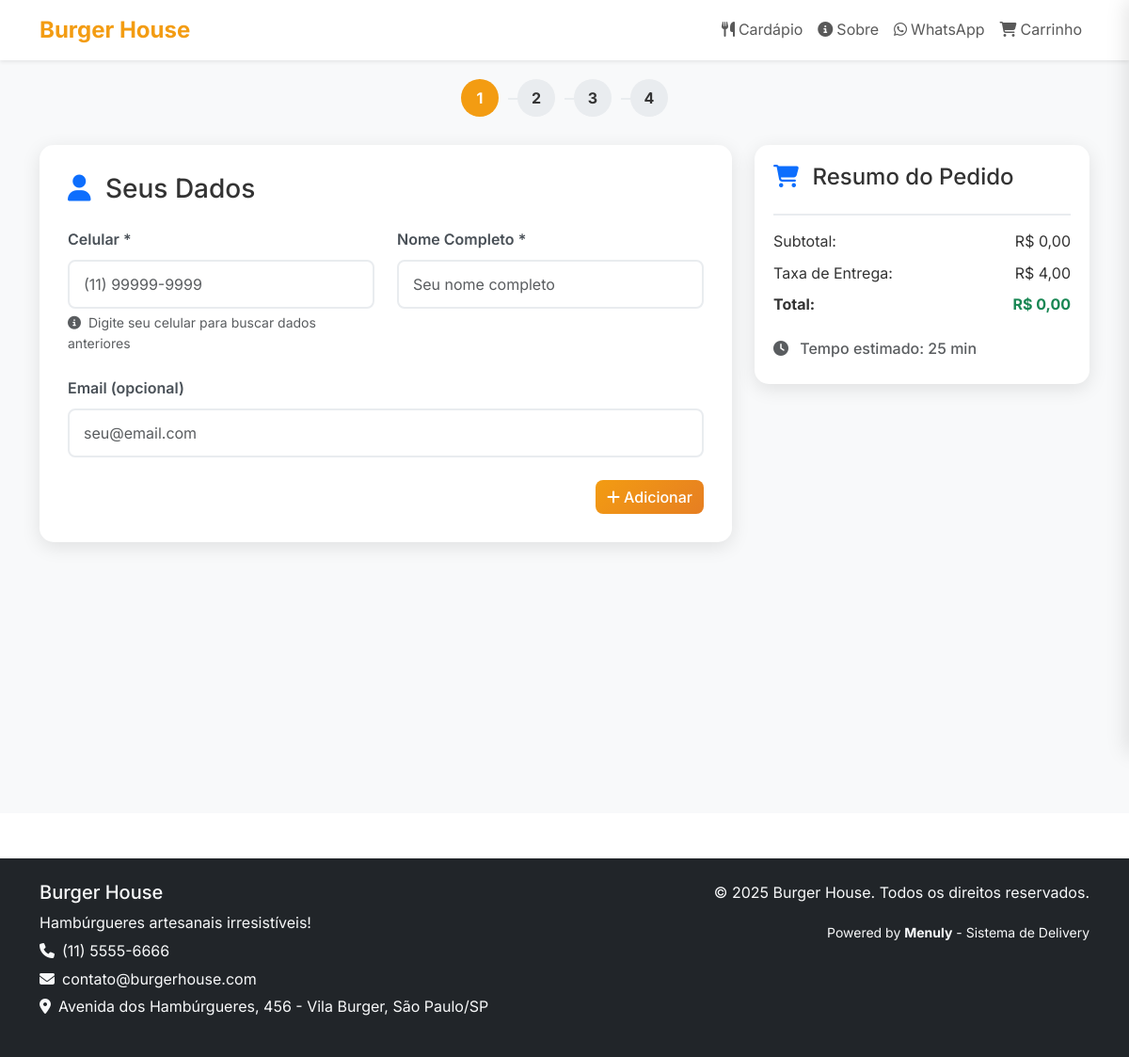
The page /burger-house/checkout/ on the database as committed earlier.
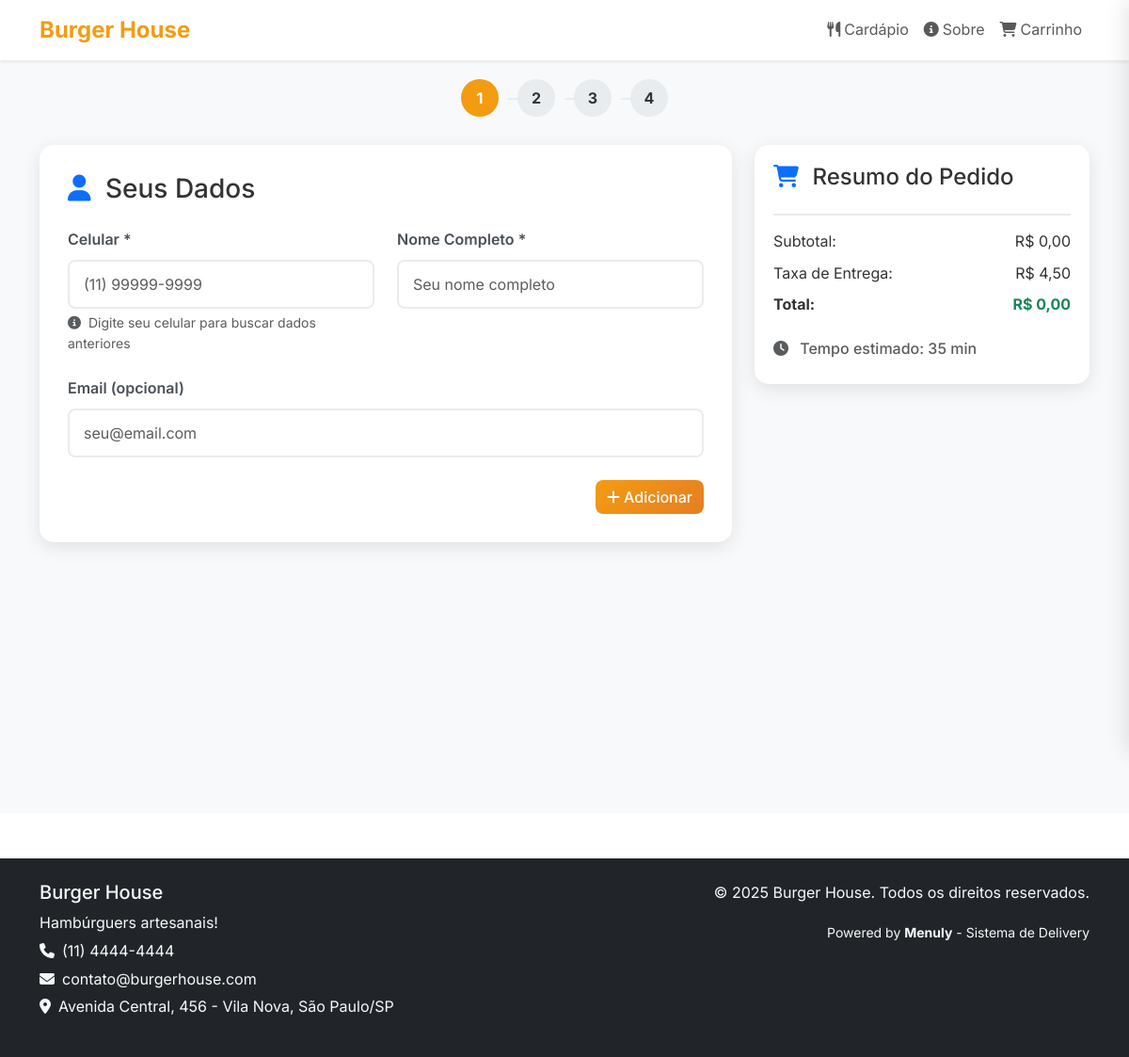
The same page on the database as committed later.
### apps/restaurantes/models.py (models this page shows, shortened)
class Restaurante(models.Model):
    lojista = models.ForeignKey(Lojista, on_delete=models.CASCADE, related_name='restaurantes', verbose_name='Lojista')
    administradores = models.ManyToManyField(
        settings.AUTH_USER_MODEL,
        through='RestauranteAdministrador',
        through_fields=('restaurante', 'usuario'),  # Especifica quais campos usar
        related_name='restaurantes_gerenciados',
        blank=True,
        verbose_name='Administradores'
    )
    nome = models.CharField(max_length=200, verbose_name='Nome do Restaurante')
    slug = models.SlugField(max_length=200, unique=True, verbose_name='URL Personalizada')
    cnpj = models.CharField(max_length=18, blank=True, verbose_name='CNPJ')
    email = models.EmailField(verbose_name='Email')
    telefone = models.CharField(max_length=20, verbose_name='Telefone')
    whatsapp = models.CharField(max_length=20, blank=True, verbose_name='WhatsApp')
    endereco_rua = models.CharField(max_length=200, verbose_name='Rua')
    endereco_numero = models.CharField(max_length=20, verbose_name='Número')
    endereco_complemento = models.CharField(max_length=100, blank=True, verbose_name='Complemento')
    endereco_bairro = models.CharField(max_length=100, verbose_name='Bairro')
    endereco_cidade = models.CharField(max_length=100, verbose_name='Cidade')
    endereco_estado = models.CharField(max_length=2, verbose_name='Estado')
    endereco_cep = models.CharField(max_length=9, verbose_name='CEP')
    cor_primaria = models.CharField(max_length=7, default='#667eea', verbose_name='Cor Primária')
    cor_secundaria = models.CharField(max_length=7, default='#764ba2', verbose_name='Cor Secundária')
    cor_fundo = models.CharField(max_length=7, default='#ffffff', verbose_name='Cor de Fundo')
    cor_texto = models.CharField(max_length=7, default='#333333', verbose_name='Cor do Texto')
    cor_botoes = models.CharField(max_length=7, default='#28a745', verbose_name='Cor dos Botões')
    logo = models.ImageField(upload_to='restaurantes/logos/', blank=True, verbose_name='Logo')
    logo_thumbnail = ImageSpecField(source='logo', processors=[ResizeToFill(200, 200)], format='PNG')
    banner = models.ImageField(upload_to='restaurantes/banners/', blank=True, verbose_name='Banner Principal')
    banner_small = ImageSpecField(source='banner', processors=[ResizeToFill(800, 400)], format='JPEG')
    favicon = models.ImageField(upload_to='restaurantes/favicons/', blank=True, verbose_name='Favicon')
    slogan = models.CharField(max_length=200, blank=True, verbose_name='Slogan')
    mensagem_boas_vindas = models.TextField(blank=True, verbose_name='Mensagem de Boas-vindas')
    sobre_nos = models.TextField(blank=True, verbose_name='Sobre Nós')
    taxa_entrega = models.DecimalField(max_digits=6, decimal_places=2, default=0, verbose_name='Taxa de Entrega')
    tempo_estimado_entrega = models.IntegerField(default=30, verbose_name='Tempo Estimado (min)')
    raio_entrega_km = models.DecimalField(max_digits=5, decimal_places=2, default=5, verbose_name='Raio de Entrega (km)')
    aceita_pedidos = models.BooleanField(default=True, verbose_name='Aceita Pedidos')
    pedido_minimo = models.DecimalField(max_digits=8, decimal_places=2, default=0, verbose_name='Pedido Mínimo')
    funciona_segunda = models.BooleanField(default=True, verbose_name='Funciona Segunda')
    horario_segunda_abertura = models.TimeField(null=True, blank=True, verbose_name='Abertura Segunda')
    horario_segunda_fechamento = models.TimeField(null=True, blank=True, verbose_name='Fechamento Segunda')
    funciona_terca = models.BooleanField(default=True, verbose_name='Funciona Terça')
    horario_terca_abertura = models.TimeField(null=True, blank=True, verbose_name='Abertura Terça')
    horario_terca_fechamento = models.TimeField(null=True, blank=True, verbose_name='Fechamento Terça')
    funciona_quarta = models.BooleanField(default=True, verbose_name='Funciona Quarta')
    horario_quarta_abertura = models.TimeField(null=True, blank=True, verbose_name='Abertura Quarta')
    horario_quarta_fechamento = models.TimeField(null=True, blank=True, verbose_name='Fechamento Quarta')
    funciona_quinta = models.BooleanField(default=True, verbose_name='Funciona Quinta')
    horario_quinta_abertura = models.TimeField(null=True, blank=True, verbose_name='Abertura Quinta')
    horario_quinta_fechamento = models.TimeField(null=True, blank=True, verbose_name='Fechamento Quinta')
    funciona_sexta = models.BooleanField(default=True, verbose_name='Funciona Sexta')
    horario_sexta_abertura = models.TimeField(null=True, blank=True, verbose_name='Abertura Sexta')
    horario_sexta_fechamento = models.TimeField(null=True, blank=True, verbose_name='Fechamento Sexta')
    funciona_sabado = models.BooleanField(default=True, verbose_name='Funciona Sábado')
    horario_sabado_abertura = models.TimeField(null=True, blank=True, verbose_name='Abertura Sábado')
    horario_sabado_fechamento = models.TimeField(null=True, blank=True, verbose_name='Fechamento Sábado')
    funciona_domingo = models.BooleanField(default=False, verbose_name='Funciona Domingo')
    horario_domingo_abertura = models.TimeField(null=True, blank=True, verbose_name='Abertura Domingo')
    horario_domingo_fechamento = models.TimeField(null=True, blank=True, verbose_name='Fechamento Domingo')
    ativo = models.BooleanField(default=True, verbose_name='Ativo')
    aprovado = models.BooleanField(default=False, verbose_name='Aprovado')
    destaque = models.BooleanField(default=False, verbose_name='Em Destaque')
    criado_em = models.DateTimeField(auto_now_add=True, verbose_name='Criado em')
    atualizado_em = models.DateTimeField(auto_now=True, verbose_name='Atualizado em')
    class Meta:
        verbose_name = 'Restaurante'
        verbose_name_plural = 'Restaurantes'
        ordering = ['nome']
    def get_absolute_url(self):
        return f"/{self.slug}/"
    @property
    def endereco_completo(self):
        endereco = f"{self.endereco_rua}, {self.endereco_numero}"
        if self.endereco_complemento:
            endereco += f", {self.endereco_complemento}"
        endereco += f" - {self.endereco_bairro}, {self.endereco_cidade}/{self.endereco_estado}"
        return endereco

### apps/restaurantes/views.py (the view)
# urls.py: path('checkout/', views.checkout, name='checkout'),
def checkout(request, slug=None):
    restaurante = request.restaurante_atual
    if not restaurante:
        return redirect('core:lista_restaurantes')
    if not restaurante.aceita_pedidos:
        messages.error(request, 'Este restaurante não está aceitando pedidos no momento.')
        return redirect('restaurante:menu', slug=slug)
    context = {
        'restaurante': restaurante,
        'page_title': f"Finalizar Pedido - {restaurante.nome}",
        'meta_description': f"Finalize seu pedido no {restaurante.nome}",
    }
    return render(request, 'restaurante/checkout.html', context)

### apps/core/context_processors.py (called while the page is built)
def get_default_theme_vars():
    return {
        '--cor-primaria': '#007bff',
        '--cor-secundaria': '#6c757d',
        '--cor-fundo': '#ffffff',
        '--cor-texto': '#212529',
        '--cor-botao': '#28a745',
        '--fonte-primaria': 'Roboto, sans-serif',
        '--fonte-secundaria': 'Open Sans, sans-serif',
        '--tamanho-fonte-base': '16px',
        '--largura-maxima': '1200px',
        '--espacamento-geral': '15px',
        '--border-radius': '8px',
    }

### apps/core/models.py (called while the page is built)
    def get_css_variables(self):
        return {
            '--cor-primaria': self.cor_primaria,
            '--cor-secundaria': self.cor_secundaria,
            '--cor-fundo': self.cor_fundo,
            '--cor-texto': self.cor_texto,
            '--cor-botao': self.cor_botao,
            '--fonte-primaria': self.fonte_primaria,
            '--fonte-secundaria': self.fonte_secundaria,
            '--tamanho-fonte-base': f'{self.tamanho_fonte_base}px',
            '--largura-maxima': f'{self.largura_maxima}px',
            '--espacamento-geral': f'{self.espacamento_geral}px',
            '--border-radius': f'{self.border_radius}px',
        }

### templates/restaurante/checkout.html (shortened to what the changed rows need)
{% extends 'base.html' %}
{% load static %}
{% block content %}
<div class="checkout-container">
    <div class="container">
        <div class="row">
            <div class="col-lg-4">
                <div class="order-summary">
                    <div class="total-section">
                        <div class="d-flex justify-content-between mb-2">
                            <span>Taxa de Entrega:</span>
                            <span>R$ {{ restaurante.taxa_entrega|floatformat:2 }}</span>
                        </div>
                    </div>
                    <div class="mt-4">
                        <h6 class="text-muted">
                            <i class="fas fa-clock me-2"></i>
                            Tempo estimado: {{ restaurante.tempo_estimado_entrega }} min
                        </h6>
                    </div>
                </div>
            </div>
        </div>
    </div>
</div>
{% endblock %}

### templates/base.html (shortened to what this page needs)
<!DOCTYPE html>
<html lang="pt-BR">
<head>
    <link href="https://cdn.jsdelivr.net/npm/bootstrap@5.3.0/dist/css/bootstrap.min.css" rel="stylesheet">
    <link href="https://cdnjs.cloudflare.com/ajax/libs/font-awesome/6.4.0/css/all.min.css" rel="stylesheet">
</head>
<body>
    <nav class="navbar navbar-expand-lg navbar-light bg-white shadow-sm">
        <div class="container">
            <a class="navbar-brand" href="{% if restaurante %}{{ restaurante.get_absolute_url }}{% else %}{% url 'core:home' %}{% endif %}">
                <span style="color: var(--cor-principal);">
                    {% if restaurante %}{{ restaurante.nome }}{% else %}{{ SITE_NAME }}{% endif %}
                </span>
            </a>
            <div class="collapse navbar-collapse" id="navbarNav">
                <ul class="navbar-nav ms-auto">
                    {% if restaurante %}
                        <li class="nav-item">
                            <a class="nav-link" href="{{ restaurante.get_absolute_url }}">
                                <i class="fas fa-utensils me-1"></i>Cardápio
                            </a>
                        </li>
                        <li class="nav-item">
                            <a class="nav-link" href="{% url 'restaurante:sobre' slug=restaurante.slug %}">
                                <i class="fas fa-info-circle me-1"></i>Sobre
                            </a>
                        </li>
                        {% if restaurante.whatsapp %}
                        <li class="nav-item">
                            <a class="nav-link" href="https://wa.me/55{{ restaurante.whatsapp }}" target="_blank">
                                <i class="fab fa-whatsapp me-1"></i>WhatsApp
                            </a>
                        </li>
                        {% endif %}
                        <li class="nav-item">
                            <a class="nav-link position-relative" href="#" id="carrinho-header" onclick="abrirCarrinhoLateral()">
                                <i class="fas fa-shopping-cart me-1"></i>Carrinho
                            </a>
                        </li>
                    {% endif %}
                </ul>
            </div>
        </div>
    </nav>
    <main>
        {% block content %}{% endblock %}
    </main>
    <footer class="bg-dark text-light py-4 mt-5">
        <div class="container">
            <div class="row">
                <div class="col-md-6">
                    <h5>
                        {% if restaurante %}{{ restaurante.nome }}{% else %}{{ SITE_NAME }}{% endif %}
                    </h5>
                    <p class="mb-1">
                        {% if restaurante %}
                            {{ restaurante.slogan|default:"Delivery rápido e comida deliciosa!" }}
                        {% else %}
                            {{ SITE_DESCRIPTION }}
                        {% endif %}
                    </p>
                    {% if restaurante %}
                        <p class="mb-1">
                            <i class="fas fa-phone me-2"></i>{{ restaurante.telefone }}
                        </p>
                        <p class="mb-1">
                            <i class="fas fa-envelope me-2"></i>{{ restaurante.email }}
                        </p>
                        <p>
                            <i class="fas fa-map-marker-alt me-2"></i>{{ restaurante.endereco_completo }}
                        </p>
                    {% endif %}
                </div>
                <div class="col-md-6 text-md-end">
                    <p>&copy; {% now "Y" %}
                        {% if restaurante %}{{ restaurante.nome }}{% else %}{{ SITE_NAME }}{% endif %}.
                        Todos os direitos reservados.
                    </p>
                    <p>
                        <small>Powered by <strong>Menuly</strong> - Sistema de Delivery</small>
                    </p>
                </div>
            </div>
        </div>
    </footer>
    {% load static %}
</body>
</html>

Rows that differ between the two databases and show on the page:
changed Restaurante "Burger House": taxa_entrega "4,00" → "4,50"; tempo_estimado_entrega "25" → "35"; slogan "Hambúrgueres artesanais irresistíveis!" → "Hambúrguers artesanais!"; telefone "(11) 5555-6666" → "(11) 4444-4444"; endereco_completo "Avenida dos Hambúrgueres, 456 - Vila Burger, São Paulo/SP" → "Avenida Central, 456 - Vila Nova, São Paulo/SP"; whatsapp "11988887777" → empty (drawn)
Other text that changed with them:
text no longer shown: "WhatsApp"
